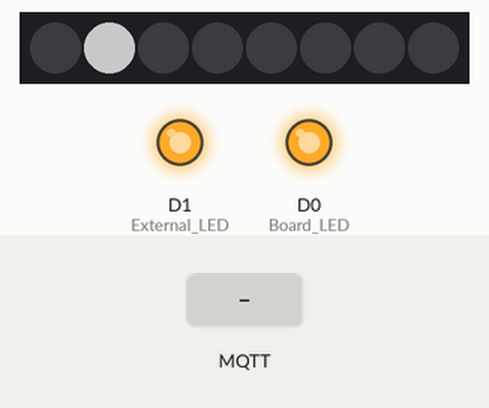
Simulated run of this sketch. Board: ESP8266 (NodeMCU). Parts: 8 RGB LEDs in strip order, left to right, output pins drawn as LEDs (lit = HIGH). The inputs (shaded band) are chosen by the test bench. Dim RGB values are drawn brighter than linear; WiFi joins after 1.5 s; servers stay silent unless stated; no MQTT or app messages arrive unless stated; what the sketch prints to the serial monitor is not drawn.

Above: at 1.75 s.
At 2.3 s:
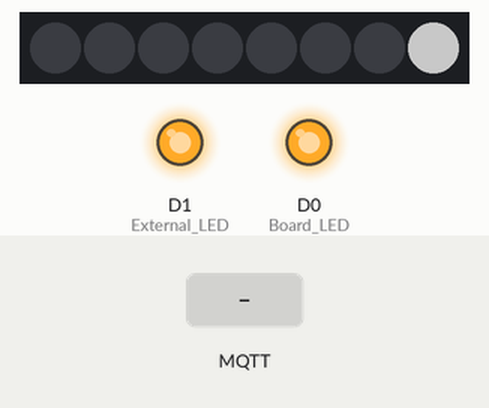
2.8 s: MQTT message "brightness" arrives on the second subscribed topic
4.3 s: MQTT message "5" arrives on the second subscribed topic
5.8 s: MQTT message "90" arrives on the second subscribed topic
Timing chart, 0 to 8.8 s (numbered marks = the images above; inputs shaded):
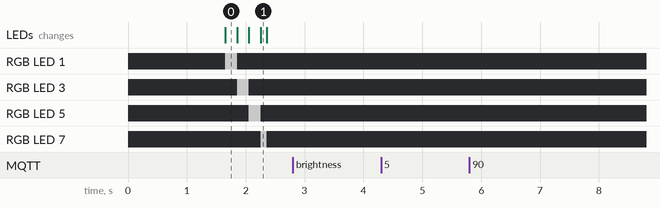

The sketch:

UART_node_red.ino
```cpp
//usar el serial monitor en 115200

#include <ESP8266WiFi.h>
#include <PubSubClient.h>
#include <Servo.h>
#include <FastLED.h>

#define NUM_LEDS  8
#define LED_PIN   2

#define  CLOUD_MALE   0
#define  CLOUD_X      1

#define CLOUD CLOUD_X


//////////////////////////////////////////////////////////////////////////////////////////////////////////////////////////////////////////////////////////////////////////////////////////////
//              CONSTANTS USING #define
//////////////////////////////////////////////////////////////////////////////////////////////////////////////////////////////////////////////////////////////////////////////////////////////
/*#define DEBUG_OFF  0
#define DEBUG_ON   1
#define debug DEBUG_ON
#define debug_message(fmt)          \
  do {              \
    if (debug)          \
       Serial.print(fmt);     \
  } while (0)


#define serial_message(fmt)          \
  do {              \
      if (debug)          \
      Serial.print(">>> "); \
        Serial.print(fmt);     \
      if (debug)          \
        Serial.print(" <<<<\n"); \
  } while (0)*/

#define DATA_LENGTH 5

#define Board_LED D0
#define External_LED D1
#define Board_LED_OFF  1
#define Board_LED_ON   0
#define External_LED_OFF  0
#define External_LED_ON   1
#define SERIAL_TERM  "\n"

//////////////////////////////////////////////////////////////////////////////////////////////////////////////////////////////////////////////////////////////////////////////////////////////
//              GLOBAL VARIABLES
//////////////////////////////////////////////////////////////////////////////////////////////////////////////////////////////////////////////////////////////////////////////////////////////
unsigned long  lastMillis;
long now = millis();
long lastMeasure = 0;
char node_red_data[DATA_LENGTH];
byte data_index = 0;
float accelerometer [3] = {0, 0, 0};
int potentiometer = 0;

Servo myservo;
CRGB leds[NUM_LEDS];


#if CLOUD==CLOUD_MALE
char ssid[] = "";
char password[] = "";
IPAddress MqttServer(192,168,1,102);
const unsigned int MqttPort=1883;
const char MqttUser[]="";
const char MqttPassword[]="";
const char MqttClientID[]="";

#elif CLOUD==CLOUD_X
char ssid[] = "Nuria"; //COMPLETAR
char password[] = "patitobb";                         //COMPLETAR
IPAddress MqttServer(192,168,1,107);     //COMPLETAR IP donde esta corriendo MQTT. IP separada por comas.
//IPAddress MqttServer(127,0,0,1);     //COMPLETAR IP donde esta corriendo MQTT. IP separada por comas.
const unsigned int MqttPort=1883;
const char MqttUser[]="";
const char MqttPassword[]="";
const char MqttClientID[]="";
#endif


// Create Cloud sockets
WiFiClient wclient;
PubSubClient client(wclient);

//////////////////////////////////////////////////////////////////////////////////////////////////////////////////////////////////////////////////////////////////////////////////////////////
//              FUNCTION DECLARATIONS
//////////////////////////////////////////////////////////////////////////////////////////////////////////////////////////////////////////////////////////////////////////////////////////////
void setup_gpios(void);
void setup_wifi(void);
void setup_mqtt(void);
void reconnect(void);
void publish_init_state(void);
void callback(char* topic, byte* payload, unsigned int length);
void ParseTopic(char* topic, byte* payload, unsigned int length);

void setup_gpios(void); // esto esta 2 veces???
void setup_wifi(void);
void setup_mqtt(void);
void reconnect(void);
void publish_init_state(void);
void callback(char* topic, byte* payload, unsigned int length);
void ParseTopic(char* topic, byte* payload, unsigned int length);

void handle_brightness(byte* brightness, unsigned int length);
void handle_serial();
void handle_RGB(byte* data, unsigned int length);
void cycle_color(CRGB color);

void setup()
{
  Serial.begin(9600, SERIAL_8N1);
  Serial.swap();                   // Use alternate serial pins (disconect from USB-uart pins and connect to alternate pins)
  //Serial.begin(115200);
  setup_gpios();         // initialize used GPIOS
  setup_wifi();          // initialize WIFI and connect to network
  setup_mqtt();          // initialize temperature mqtt server
  //myservo.attach(2);    // attaches the servo on GIO2 to the servo object

  FastLED.addLeds<WS2812B, LED_PIN, GRB>(leds, NUM_LEDS);
  FastLED.setBrightness(100);

}

void loop() {
  if (!client.connected())
  {
      reconnect();
  }
  client.loop();  //This should be called regularly to allow the client
                  //to process incoming messages and maintain its connection to the server
  now = millis();
  // Publishes new temperature and humidity every 30 seconds
  if (now - lastMeasure > 500) {
    lastMeasure = now;
    //publishAccelerometer();
  }
  //handle_serial();
}


void setup_gpios(void )
{
  pinMode(Board_LED, OUTPUT);
  digitalWrite(Board_LED, Board_LED_OFF);
  pinMode(External_LED, OUTPUT);
  digitalWrite(External_LED,External_LED_OFF);
}


void setup_mqtt(void)
{
 client.setServer(MqttServer, MqttPort);
 client.setCallback(callback);
}

void setup_wifi(void)
{
  /*debug_message("\n\n");
  debug_message("Connecting to ");
  debug_message(ssid);
  debug_message("\n");*/
  WiFi.begin(ssid, password);
  while (WiFi.status() != WL_CONNECTED)
  {
    delay(500);
    //debug_message(".");
  }
 /*debug_message("\nWiFi connected");
 debug_message("IP address: ");
 debug_message(WiFi.localIP());
 debug_message("\n\n");*/
 digitalWrite(External_LED,External_LED_ON); // WIFI is OK
}


void reconnect()
{
 // Loop until we're reconnected
 while (!client.connected())
 {
 //debug_message("Attempting MQTT connection...");
 // Attempt to connect
 if (client.connect(MqttClientID,MqttUser,MqttPassword))
 {
  //debug_message("connected \r\n");

  cycle_color(CRGB::White);
  // and subscribe to topic
  client.subscribe("from_nodered");
  client.subscribe("brightness");
  client.subscribe("new_pixel");
  client.subscribe("test_button");
 }
 else
 {
  /*debug_message("failed, rc=");
  debug_message(client.state());
  debug_message(" try again in 3 seconds \r\n");*/
  // Wait before retrying
  cycle_color(CRGB::Red);
  delay(3000);
  }
 }
}


void callback(char* topic, byte* payload, unsigned int length)
{
  /*debug_message("Message arrived [");
  debug_message("Topic:");
  debug_message(topic);
  debug_message("  Length:");
  debug_message(length);
  debug_message("] ");
  debug_message("  Payload: ");
  for (int i=0;i<length;i++)
  {
    debug_message((char)payload[i]);
  }
  debug_message("\r\n");*/
  //client.publish("esp_answer_topic","chau",false); //answers
 // ParseTopic(topic,payload,length);

  if(strcmp(topic, "brightness") == 0)
    handle_brightness(payload, length);
  if(strcmp(topic, "new_pixel") == 0)
    handle_RGB(payload, length);
}

void cycle_color(CRGB color){
  for(int i = 0; i < NUM_LEDS; i++) {
    leds[i] = color;
    FastLED.show();
    delay(100);
    leds[i] = CRGB::Black;
  }
  FastLED.show();
}

///////////////////////////////////////////////////////////////////////////////////////////////////////////////////////////////////////////////////////////////////////////////////////////////
//                            HANDLERS AND PUBLISHERS
///////////////////////////////////////////////////////////////////////////////////////////////////////////////////////////////////////////////////////////////////////////////////////////////
void handle_brightness(byte* brightness_arr, unsigned int length){
  String brightness_string = "";
  byte brightness;
  for(int i=0; i<length; i++){
    brightness_string += (char)brightness_arr[i];           //Convert to string
  }
  brightness = (byte)brightness_string.toInt();             //Convert string to byte
  /*debug_message("Converted brightness value is: \"");
  debug_message(brightness);
  debug_message("\"\r\n");*/
  //leds[0] = CRGB::White;
  //FastLED.show();
  //delay(300);
  //leds[0] = CRGB::Black;
  FastLED.show();
  Serial.write('B');                                      //Sends the 'B' to indicate that next byte is the brightness
  Serial.write(brightness);                               //Send brightness
  Serial.write(0);
  Serial.write(0);
}

void handle_serial(){
  /*if (Serial.available()>0)
    serin=Serial.read();

  if(serin != 0){
    node_red_data[data_index] = (char)serin;
    data_index++;
    if(data_index == DATA_LENGTH)
      publishResponse();
      data_index = 0;
      for(int i = 0; i < NUM_LEDS; i++) {
        leds[i] = CRGB::Yellow;
        FastLED.show();
        delay(100);
        leds[i] = CRGB::Black;
      }
  }*/
  char serin[DATA_LENGTH];
  if(Serial.available() == DATA_LENGTH){
    for(int i=0; i<DATA_LENGTH; i++){
      serin[i] = (char)Serial.read();
    }
    cycle_color(CRGB::Yellow);
    client.publish("test_response", (char*)serin);
  }
}

void handle_RGB(byte* data, unsigned int length){
  String aux = "";
  byte RGB[3] = {0,0,0};
  int j = 0;
  int i = 0;
  char current_char = 0;
  char last_char = 0;
  if(strcmp((char*)data, "destroy_latest_pixel") == 0){
    //debug_message("Last pixel shall be destroyed\r\n");
  }
  else{
    while(i<length){                                //We know that in this case the format of data is "rgb(r, g, b)"
      current_char = (char)data[i];                 //Save current character
      if(current_char >= '0' && current_char<= '9'){
          aux += current_char;            //If we get a number, we add it to the aux number
      }
      else{
          if(last_char >= '0' && last_char<= '9'){  //If last character was a number, and I now got a non-number
            RGB[j] = (byte)aux.toInt();     //We save current number
            aux = "";                       //Reset aux string
            j++;                            //And move to next number
          }
          //If last char was a non-nuber, and I now got a non-number, we just move to the next character
      }
      last_char = current_char;
      i++;
    }
    /*debug_message("Converted RGB Values are: R=");
    debug_message(RGB[0]);
    debug_message(", G=");
    debug_message(RGB[1]);
    debug_message(", B=");
    debug_message(RGB[2]);
    debug_message(", whorray\r\n");*/

    CRGB color = CRGB(RGB[0], RGB[1], RGB[2]);
    cycle_color(color);

    Serial.write('C');                                      //Sends the 'C' to indicate that next 3 bytes are the RGB colour
    Serial.write(RGB[0]);                                   //Send R
    Serial.write(RGB[1]);                                   //Send G
    Serial.write(RGB[2]);                                   //Send B
  }
}
```

Measured:
- after the input at 2.8 s, every drawn part: stays the same
- after the input at 4.3 s, every drawn part: stays the same
- after the input at 5.8 s, every drawn part: stays the same
